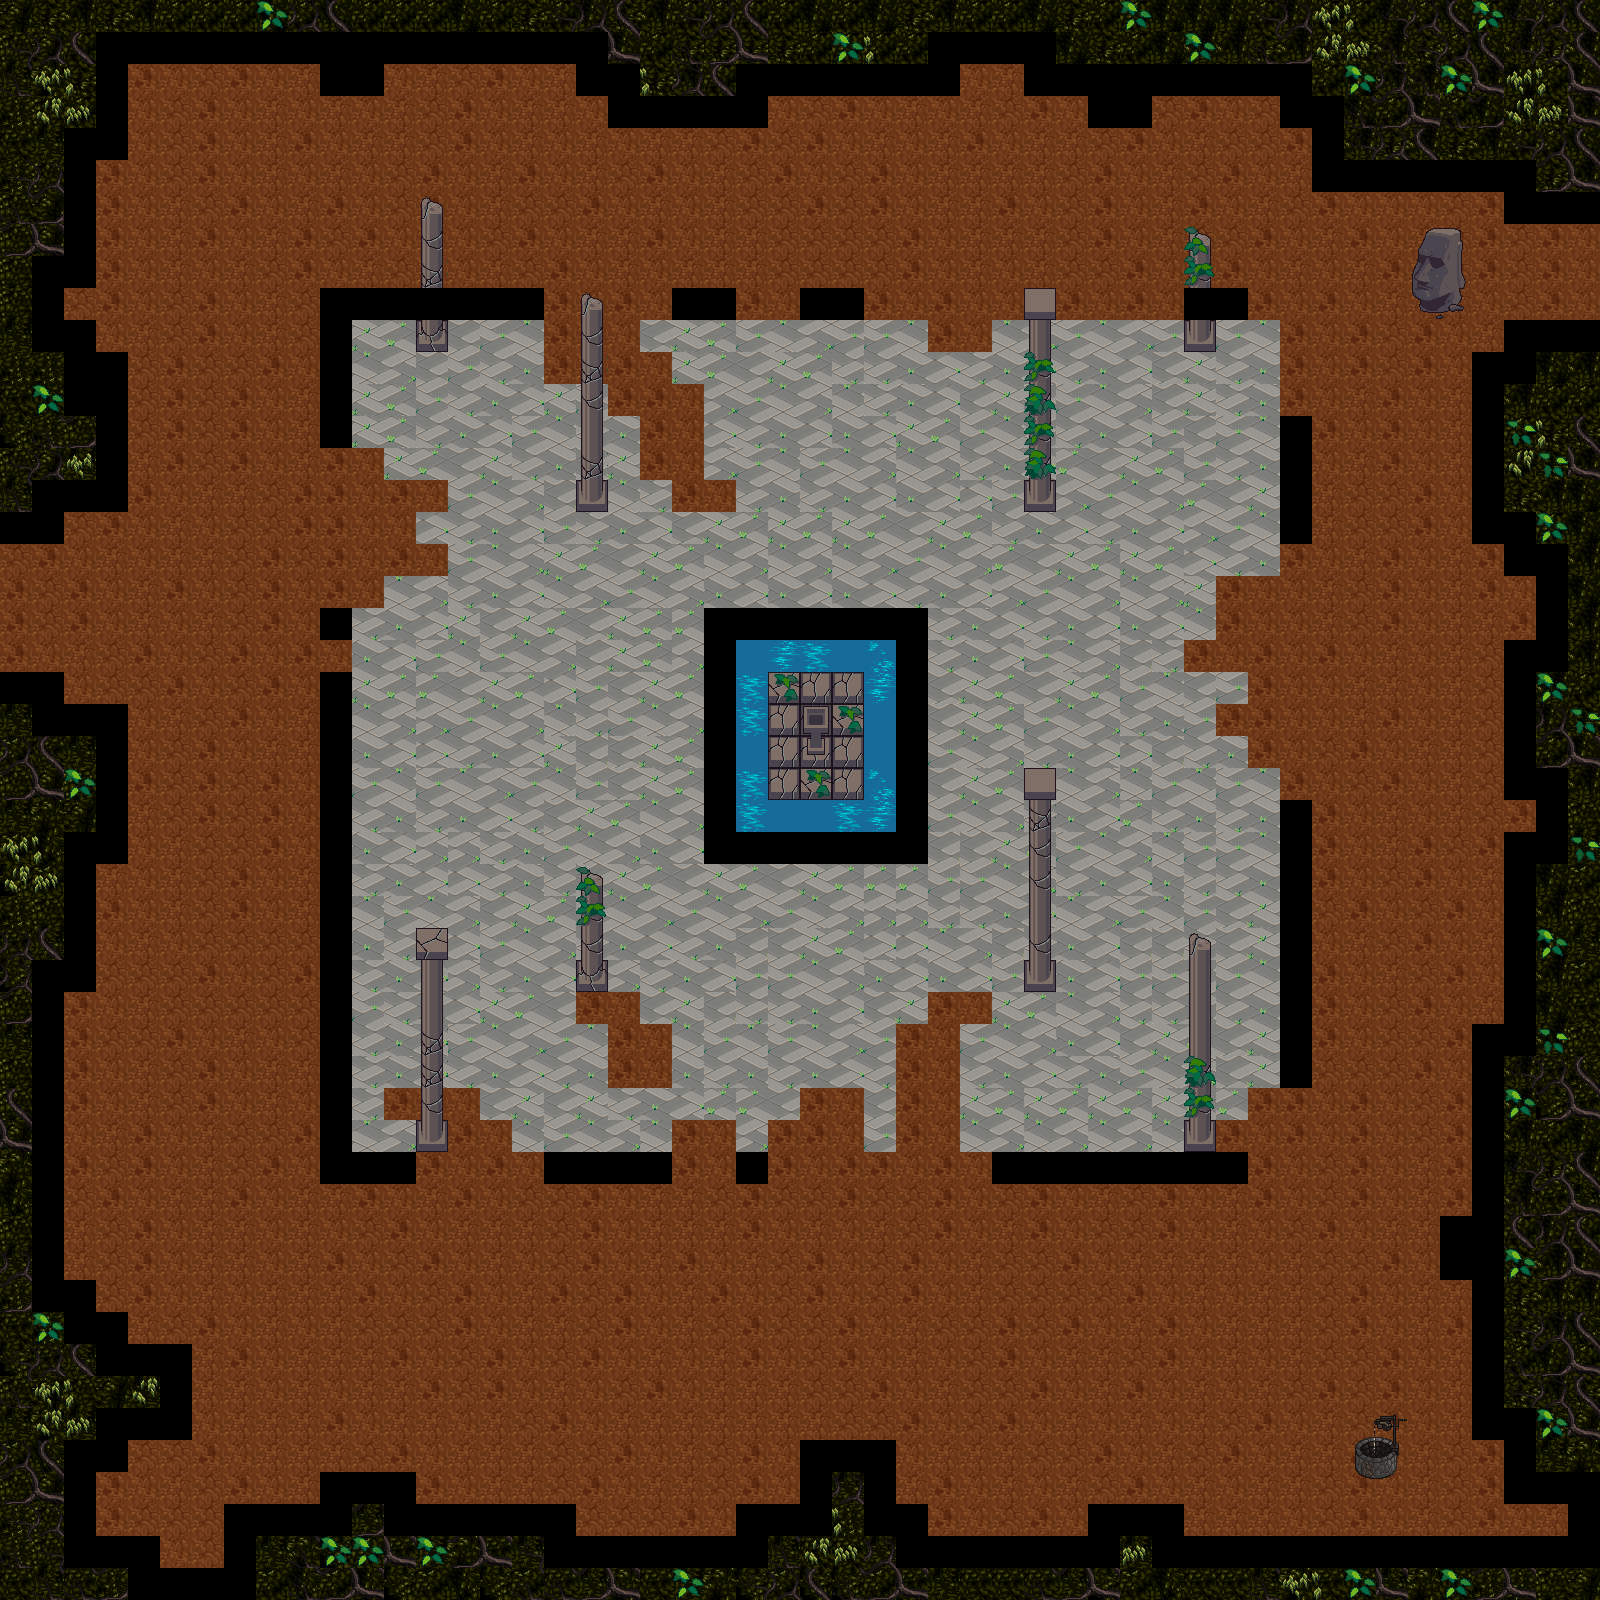

This game map was drawn from its Tiled (.tmx) file and the tilesets committed beside it. A one-line description and the trimmed map source follow:
An orthogonal 50x50 tile map with 32x32 px tiles, 5 tile layers (1, 1, object, 2, ...).

<map version="1.0" orientation="orthogonal" renderorder="right-down" width="50" height="50" tilewidth="32" tileheight="32" nextobjectid="1">
 <tileset firstgid="1" name="RobTileset1" tilewidth="32" tileheight="32">
  <image source="../data/tilesets/tileset2.tiles.png" width="384" height="17024" />
  <terraintypes>
   <terrain name="grass" tile="-1" />
  </terraintypes>
  <tile id="5689" terrain="0,0,0," />
  <tile id="5690" terrain="0,0,,0" />
  <tile id="5701" terrain="0,,0,0" />
  <tile id="5702" terrain=",0,0,0" />
  <tile id="5712" terrain=",,,0" />
  <tile id="5713" terrain=",,0,0" />
  <tile id="5714" terrain=",,0," />
  <tile id="5724" terrain=",0,,0" />
  <tile id="5725" terrain="0,0,0,0" />
  <tile id="5726" terrain="0,,0," />
  <tile id="5736" terrain=",0,," />
  <tile id="5737" terrain="0,0,," />
  <tile id="5738" terrain="0,,," />
 </tileset>
 <layer name="1" width="50" height="50">
  <data>[2500 cells, 2500 non-empty, 32 distinct tile ids]</data>
 </layer>
 <layer name="1" width="50" height="50">
  <data>[2500 cells, 385 non-empty, 23 distinct tile ids]</data>
 </layer>
 <layer name="object" width="50" height="50">
  <data>[2500 cells, 69 non-empty, 28 distinct tile ids]</data>
 </layer>
 <layer name="2" width="50" height="50">
  <data>[2500 cells, 0 non-empty, 0 distinct tile ids]</data>
 </layer>
 <layer name="wall" width="50" height="50">
  <data>[2500 cells, 324 non-empty, 1 distinct tile ids]</data>
 </layer>
</map>
